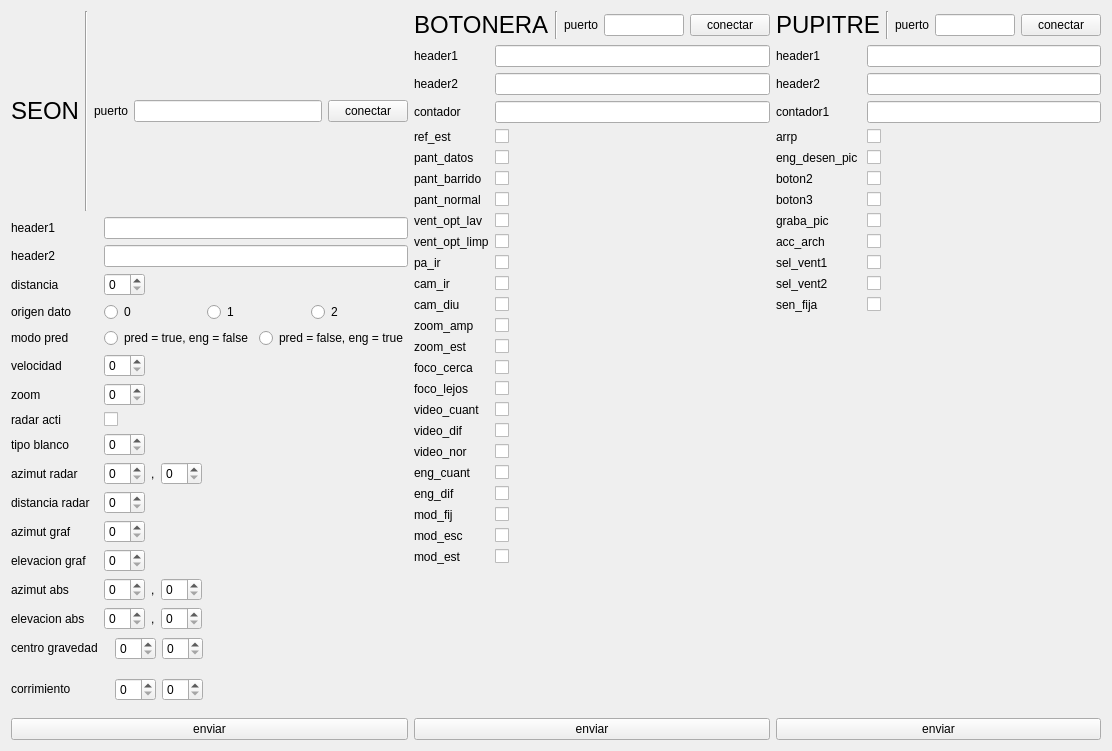
<?xml version="1.0" encoding="UTF-8"?>
<ui version="4.0">
 <class>simuladorcomuClass</class>
 <widget class="QWidget" name="simuladorcomuClass">
  <property name="geometry">
   <rect>
    <x>0</x>
    <y>0</y>
    <width>1112</width>
    <height>751</height>
   </rect>
  </property>
  <property name="windowTitle">
   <string>simuladorcomu</string>
  </property>
  <layout class="QHBoxLayout" name="horizontalLayout_11">
   <item>
    <layout class="QVBoxLayout" name="verticalLayout">
     <property name="spacing">
      <number>6</number>
     </property>
     <item>
      <widget class="QWidget" name="widget_puerto_seon" native="true">
       <layout class="QHBoxLayout" name="horizontalLayout_8">
        <property name="leftMargin">
         <number>0</number>
        </property>
        <property name="topMargin">
         <number>0</number>
        </property>
        <property name="rightMargin">
         <number>0</number>
        </property>
        <property name="bottomMargin">
         <number>0</number>
        </property>
        <item>
         <widget class="QLabel" name="label_7">
          <property name="font">
           <font>
            <pointsize>18</pointsize>
           </font>
          </property>
          <property name="text">
           <string>SEON</string>
          </property>
         </widget>
        </item>
        <item>
         <widget class="Line" name="line">
          <property name="orientation">
           <enum>Qt::Vertical</enum>
          </property>
         </widget>
        </item>
        <item>
         <widget class="QLabel" name="label_3">
          <property name="text">
           <string>puerto</string>
          </property>
         </widget>
        </item>
        <item>
         <widget class="QLineEdit" name="lineedit_puerto_seon">
          <property name="sizePolicy">
           <sizepolicy hsizetype="Expanding" vsizetype="Fixed">
            <horstretch>0</horstretch>
            <verstretch>0</verstretch>
           </sizepolicy>
          </property>
          <property name="font">
           <font>
            <pointsize>9</pointsize>
           </font>
          </property>
         </widget>
        </item>
        <item>
         <widget class="QPushButton" name="btn_conectar_seon">
          <property name="text">
           <string>conectar</string>
          </property>
         </widget>
        </item>
       </layout>
      </widget>
     </item>
     <item>
      <widget class="QWidget" name="form_seon" native="true">
       <layout class="QFormLayout" name="from_seon">
        <property name="leftMargin">
         <number>0</number>
        </property>
        <property name="topMargin">
         <number>0</number>
        </property>
        <property name="rightMargin">
         <number>0</number>
        </property>
        <property name="bottomMargin">
         <number>0</number>
        </property>
        <item row="1" column="0">
         <widget class="QLabel" name="lbl_header1_seon">
          <property name="text">
           <string>header1</string>
          </property>
         </widget>
        </item>
        <item row="1" column="1">
         <widget class="QLineEdit" name="lineedit_header1_seon"/>
        </item>
        <item row="2" column="0">
         <widget class="QLabel" name="lbl_header_seon">
          <property name="text">
           <string>header2</string>
          </property>
         </widget>
        </item>
        <item row="2" column="1">
         <widget class="QLineEdit" name="lineedit_header2_seon"/>
        </item>
        <item row="3" column="0">
         <widget class="QLabel" name="lbl_distancia">
          <property name="text">
           <string>distancia</string>
          </property>
         </widget>
        </item>
        <item row="4" column="0">
         <widget class="QLabel" name="lbl_origen_dato">
          <property name="text">
           <string>origen dato</string>
          </property>
         </widget>
        </item>
        <item row="5" column="0">
         <widget class="QLabel" name="lbl_modo_pred">
          <property name="text">
           <string>modo pred</string>
          </property>
         </widget>
        </item>
        <item row="6" column="0">
         <widget class="QLabel" name="lbl_velocidad">
          <property name="text">
           <string>velocidad</string>
          </property>
         </widget>
        </item>
        <item row="7" column="0">
         <widget class="QLabel" name="lbl_zoom">
          <property name="text">
           <string>zoom</string>
          </property>
         </widget>
        </item>
        <item row="9" column="0">
         <widget class="QLabel" name="lbl_header2_seon">
          <property name="text">
           <string>tipo blanco</string>
          </property>
         </widget>
        </item>
        <item row="10" column="0">
         <widget class="QLabel" name="lbl_azimut_radar">
          <property name="text">
           <string>azimut radar</string>
          </property>
         </widget>
        </item>
        <item row="11" column="0">
         <widget class="QLabel" name="lbl_dist_radar">
          <property name="text">
           <string>distancia radar</string>
          </property>
         </widget>
        </item>
        <item row="12" column="0">
         <widget class="QLabel" name="lbl_azimut_graf">
          <property name="text">
           <string>azimut graf</string>
          </property>
         </widget>
        </item>
        <item row="13" column="0">
         <widget class="QLabel" name="lbl_elevacion_graf">
          <property name="text">
           <string>elevacion graf</string>
          </property>
         </widget>
        </item>
        <item row="14" column="0">
         <widget class="QLabel" name="lbl_azimut_abs">
          <property name="text">
           <string>azimut abs</string>
          </property>
         </widget>
        </item>
        <item row="15" column="0">
         <widget class="QLabel" name="lbl_elevacion_abs">
          <property name="text">
           <string>elevacion abs</string>
          </property>
         </widget>
        </item>
        <item row="16" column="0">
         <widget class="QLabel" name="lbl_centro_grav">
          <property name="text">
           <string>centro gravedad</string>
          </property>
         </widget>
        </item>
        <item row="17" column="0">
         <widget class="QLabel" name="lbl_corrimiento">
          <property name="text">
           <string>corrimiento</string>
          </property>
         </widget>
        </item>
        <item row="15" column="1">
         <widget class="QWidget" name="horizontalWidget_3" native="true">
          <property name="sizePolicy">
           <sizepolicy hsizetype="Maximum" vsizetype="Preferred">
            <horstretch>0</horstretch>
            <verstretch>0</verstretch>
           </sizepolicy>
          </property>
          <property name="layoutDirection">
           <enum>Qt::LeftToRight</enum>
          </property>
          <layout class="QHBoxLayout" name="horizontalLayout_3">
           <property name="leftMargin">
            <number>0</number>
           </property>
           <property name="topMargin">
            <number>0</number>
           </property>
           <property name="rightMargin">
            <number>0</number>
           </property>
           <property name="bottomMargin">
            <number>0</number>
           </property>
           <item>
            <widget class="QSpinBox" name="spin_elevacion_abs_entero">
             <property name="sizePolicy">
              <sizepolicy hsizetype="Maximum" vsizetype="Fixed">
               <horstretch>0</horstretch>
               <verstretch>0</verstretch>
              </sizepolicy>
             </property>
            </widget>
           </item>
           <item>
            <widget class="QLabel" name="label">
             <property name="sizePolicy">
              <sizepolicy hsizetype="Maximum" vsizetype="Preferred">
               <horstretch>0</horstretch>
               <verstretch>0</verstretch>
              </sizepolicy>
             </property>
             <property name="text">
              <string>,</string>
             </property>
            </widget>
           </item>
           <item>
            <widget class="QSpinBox" name="spin_elevacion_abs_decimal">
             <property name="sizePolicy">
              <sizepolicy hsizetype="Maximum" vsizetype="Fixed">
               <horstretch>0</horstretch>
               <verstretch>0</verstretch>
              </sizepolicy>
             </property>
            </widget>
           </item>
          </layout>
         </widget>
        </item>
        <item row="16" column="1">
         <widget class="QWidget" name="horizontalWidget_2" native="true">
          <property name="sizePolicy">
           <sizepolicy hsizetype="Maximum" vsizetype="Preferred">
            <horstretch>0</horstretch>
            <verstretch>0</verstretch>
           </sizepolicy>
          </property>
          <layout class="QHBoxLayout" name="horizontalLayout_2">
           <property name="topMargin">
            <number>1</number>
           </property>
           <property name="rightMargin">
            <number>1</number>
           </property>
           <item>
            <widget class="QSpinBox" name="spin_centro_gravedad_x">
             <property name="sizePolicy">
              <sizepolicy hsizetype="Maximum" vsizetype="Fixed">
               <horstretch>0</horstretch>
               <verstretch>0</verstretch>
              </sizepolicy>
             </property>
            </widget>
           </item>
           <item>
            <widget class="QSpinBox" name="spin_centro_gravedad_y">
             <property name="sizePolicy">
              <sizepolicy hsizetype="Maximum" vsizetype="Fixed">
               <horstretch>0</horstretch>
               <verstretch>0</verstretch>
              </sizepolicy>
             </property>
            </widget>
           </item>
          </layout>
         </widget>
        </item>
        <item row="17" column="1">
         <widget class="QWidget" name="horizontalWidget" native="true">
          <property name="sizePolicy">
           <sizepolicy hsizetype="Maximum" vsizetype="Preferred">
            <horstretch>0</horstretch>
            <verstretch>0</verstretch>
           </sizepolicy>
          </property>
          <layout class="QHBoxLayout" name="horizontalLayout">
           <property name="topMargin">
            <number>1</number>
           </property>
           <property name="rightMargin">
            <number>1</number>
           </property>
           <item>
            <widget class="QSpinBox" name="spin_corrimiento_x">
             <property name="sizePolicy">
              <sizepolicy hsizetype="Maximum" vsizetype="Fixed">
               <horstretch>0</horstretch>
               <verstretch>0</verstretch>
              </sizepolicy>
             </property>
            </widget>
           </item>
           <item>
            <widget class="QSpinBox" name="spin_corrimiento_y">
             <property name="sizePolicy">
              <sizepolicy hsizetype="Maximum" vsizetype="Fixed">
               <horstretch>0</horstretch>
               <verstretch>0</verstretch>
              </sizepolicy>
             </property>
            </widget>
           </item>
          </layout>
         </widget>
        </item>
        <item row="14" column="1">
         <widget class="QWidget" name="horizontalWidget_4" native="true">
          <property name="sizePolicy">
           <sizepolicy hsizetype="Maximum" vsizetype="Preferred">
            <horstretch>0</horstretch>
            <verstretch>0</verstretch>
           </sizepolicy>
          </property>
          <property name="layoutDirection">
           <enum>Qt::LeftToRight</enum>
          </property>
          <layout class="QHBoxLayout" name="horizontalLayout_4">
           <property name="leftMargin">
            <number>0</number>
           </property>
           <property name="topMargin">
            <number>0</number>
           </property>
           <property name="rightMargin">
            <number>0</number>
           </property>
           <property name="bottomMargin">
            <number>0</number>
           </property>
           <item>
            <widget class="QSpinBox" name="spin_azimut_abs_entero">
             <property name="sizePolicy">
              <sizepolicy hsizetype="Maximum" vsizetype="Fixed">
               <horstretch>0</horstretch>
               <verstretch>0</verstretch>
              </sizepolicy>
             </property>
            </widget>
           </item>
           <item>
            <widget class="QLabel" name="label_2">
             <property name="sizePolicy">
              <sizepolicy hsizetype="Maximum" vsizetype="Preferred">
               <horstretch>0</horstretch>
               <verstretch>0</verstretch>
              </sizepolicy>
             </property>
             <property name="text">
              <string>,</string>
             </property>
            </widget>
           </item>
           <item>
            <widget class="QSpinBox" name="spin_azimut_abs_decimal">
             <property name="sizePolicy">
              <sizepolicy hsizetype="Maximum" vsizetype="Fixed">
               <horstretch>0</horstretch>
               <verstretch>0</verstretch>
              </sizepolicy>
             </property>
            </widget>
           </item>
          </layout>
         </widget>
        </item>
        <item row="10" column="1">
         <widget class="QWidget" name="horizontalWidget_6" native="true">
          <property name="sizePolicy">
           <sizepolicy hsizetype="Maximum" vsizetype="Preferred">
            <horstretch>0</horstretch>
            <verstretch>0</verstretch>
           </sizepolicy>
          </property>
          <property name="layoutDirection">
           <enum>Qt::LeftToRight</enum>
          </property>
          <layout class="QHBoxLayout" name="horizontalLayout_6">
           <property name="leftMargin">
            <number>0</number>
           </property>
           <property name="topMargin">
            <number>0</number>
           </property>
           <property name="rightMargin">
            <number>0</number>
           </property>
           <property name="bottomMargin">
            <number>0</number>
           </property>
           <item>
            <widget class="QSpinBox" name="spin_azimut_radar_entero">
             <property name="sizePolicy">
              <sizepolicy hsizetype="Maximum" vsizetype="Fixed">
               <horstretch>0</horstretch>
               <verstretch>0</verstretch>
              </sizepolicy>
             </property>
            </widget>
           </item>
           <item>
            <widget class="QLabel" name="label_4">
             <property name="sizePolicy">
              <sizepolicy hsizetype="Maximum" vsizetype="Preferred">
               <horstretch>0</horstretch>
               <verstretch>0</verstretch>
              </sizepolicy>
             </property>
             <property name="text">
              <string>,</string>
             </property>
            </widget>
           </item>
           <item>
            <widget class="QSpinBox" name="spin_azimut_radar_decimal">
             <property name="sizePolicy">
              <sizepolicy hsizetype="Maximum" vsizetype="Fixed">
               <horstretch>0</horstretch>
               <verstretch>0</verstretch>
              </sizepolicy>
             </property>
            </widget>
           </item>
          </layout>
         </widget>
        </item>
        <item row="11" column="1">
         <widget class="QSpinBox" name="spin_distancia_radar">
          <property name="sizePolicy">
           <sizepolicy hsizetype="Maximum" vsizetype="Fixed">
            <horstretch>0</horstretch>
            <verstretch>0</verstretch>
           </sizepolicy>
          </property>
         </widget>
        </item>
        <item row="12" column="1">
         <widget class="QSpinBox" name="spin_azimut_graf">
          <property name="sizePolicy">
           <sizepolicy hsizetype="Maximum" vsizetype="Fixed">
            <horstretch>0</horstretch>
            <verstretch>0</verstretch>
           </sizepolicy>
          </property>
         </widget>
        </item>
        <item row="13" column="1">
         <widget class="QSpinBox" name="spin_elevacion_graf">
          <property name="sizePolicy">
           <sizepolicy hsizetype="Maximum" vsizetype="Fixed">
            <horstretch>0</horstretch>
            <verstretch>0</verstretch>
           </sizepolicy>
          </property>
         </widget>
        </item>
        <item row="9" column="1">
         <widget class="QSpinBox" name="spin_tipo_blanco">
          <property name="sizePolicy">
           <sizepolicy hsizetype="Maximum" vsizetype="Fixed">
            <horstretch>0</horstretch>
            <verstretch>0</verstretch>
           </sizepolicy>
          </property>
         </widget>
        </item>
        <item row="8" column="0">
         <widget class="QLabel" name="lbl_radar_act">
          <property name="text">
           <string>radar acti</string>
          </property>
         </widget>
        </item>
        <item row="8" column="1">
         <widget class="QCheckBox" name="checkbox_radar_acti">
          <property name="text">
           <string/>
          </property>
         </widget>
        </item>
        <item row="7" column="1">
         <widget class="QSpinBox" name="spin_zoom">
          <property name="sizePolicy">
           <sizepolicy hsizetype="Maximum" vsizetype="Fixed">
            <horstretch>0</horstretch>
            <verstretch>0</verstretch>
           </sizepolicy>
          </property>
         </widget>
        </item>
        <item row="6" column="1">
         <widget class="QSpinBox" name="spin_velocidad">
          <property name="sizePolicy">
           <sizepolicy hsizetype="Maximum" vsizetype="Fixed">
            <horstretch>0</horstretch>
            <verstretch>0</verstretch>
           </sizepolicy>
          </property>
         </widget>
        </item>
        <item row="5" column="1">
         <layout class="QHBoxLayout" name="horizontalLayout_5">
          <item>
           <widget class="QRadioButton" name="radiobut_modo_pred_0">
            <property name="text">
             <string>pred = true, eng = false</string>
            </property>
           </widget>
          </item>
          <item>
           <widget class="QRadioButton" name="radiobut_modo_pred_1">
            <property name="text">
             <string>pred = false, eng = true</string>
            </property>
           </widget>
          </item>
         </layout>
        </item>
        <item row="4" column="1">
         <layout class="QHBoxLayout" name="horizontalLayout_7">
          <item>
           <widget class="QRadioButton" name="radiobut_origen_dato_0">
            <property name="text">
             <string>0</string>
            </property>
           </widget>
          </item>
          <item>
           <widget class="QRadioButton" name="radiobut_origen_dato_1">
            <property name="text">
             <string>1</string>
            </property>
           </widget>
          </item>
          <item>
           <widget class="QRadioButton" name="radiobut_origen_dato_2">
            <property name="text">
             <string>2</string>
            </property>
           </widget>
          </item>
         </layout>
        </item>
        <item row="3" column="1">
         <widget class="QSpinBox" name="spin_distancia">
          <property name="sizePolicy">
           <sizepolicy hsizetype="Maximum" vsizetype="Fixed">
            <horstretch>0</horstretch>
            <verstretch>0</verstretch>
           </sizepolicy>
          </property>
         </widget>
        </item>
       </layout>
      </widget>
     </item>
     <item>
      <widget class="QPushButton" name="btn_enviar_seon">
       <property name="text">
        <string>enviar</string>
       </property>
      </widget>
     </item>
    </layout>
   </item>
   <item>
    <layout class="QVBoxLayout" name="verticalLayout_2">
     <property name="spacing">
      <number>6</number>
     </property>
     <item>
      <widget class="QWidget" name="widget_puerto_botonera" native="true">
       <property name="sizePolicy">
        <sizepolicy hsizetype="Preferred" vsizetype="Maximum">
         <horstretch>0</horstretch>
         <verstretch>0</verstretch>
        </sizepolicy>
       </property>
       <layout class="QHBoxLayout" name="horizontalLayout_10">
        <property name="leftMargin">
         <number>0</number>
        </property>
        <property name="topMargin">
         <number>0</number>
        </property>
        <property name="rightMargin">
         <number>0</number>
        </property>
        <property name="bottomMargin">
         <number>0</number>
        </property>
        <item>
         <widget class="QLabel" name="label_8">
          <property name="font">
           <font>
            <pointsize>18</pointsize>
           </font>
          </property>
          <property name="text">
           <string>BOTONERA</string>
          </property>
         </widget>
        </item>
        <item>
         <widget class="Line" name="line_2">
          <property name="orientation">
           <enum>Qt::Vertical</enum>
          </property>
         </widget>
        </item>
        <item>
         <widget class="QLabel" name="label_6">
          <property name="text">
           <string>puerto</string>
          </property>
         </widget>
        </item>
        <item>
         <widget class="QLineEdit" name="lineedit_puerto_botonera"/>
        </item>
        <item>
         <widget class="QPushButton" name="btn_conectar_botonera">
          <property name="text">
           <string>conectar</string>
          </property>
         </widget>
        </item>
       </layout>
      </widget>
     </item>
     <item>
      <widget class="QWidget" name="from_botonera" native="true">
       <layout class="QFormLayout" name="form_botonera">
        <property name="leftMargin">
         <number>0</number>
        </property>
        <property name="topMargin">
         <number>0</number>
        </property>
        <property name="rightMargin">
         <number>0</number>
        </property>
        <property name="bottomMargin">
         <number>0</number>
        </property>
        <item row="0" column="0">
         <widget class="QLabel" name="lbl_header1">
          <property name="text">
           <string>header1</string>
          </property>
         </widget>
        </item>
        <item row="0" column="1">
         <widget class="QLineEdit" name="lineedit_header1_botonera"/>
        </item>
        <item row="1" column="0">
         <widget class="QLabel" name="lbl_header2">
          <property name="text">
           <string>header2</string>
          </property>
         </widget>
        </item>
        <item row="1" column="1">
         <widget class="QLineEdit" name="lineedit_header2_botonera"/>
        </item>
        <item row="2" column="0">
         <widget class="QLabel" name="lbl_contador">
          <property name="text">
           <string>contador</string>
          </property>
         </widget>
        </item>
        <item row="2" column="1">
         <widget class="QLineEdit" name="lineedit_contador"/>
        </item>
        <item row="3" column="0">
         <widget class="QLabel" name="lbl_ref_est">
          <property name="text">
           <string>ref_est</string>
          </property>
         </widget>
        </item>
        <item row="3" column="1">
         <widget class="QCheckBox" name="checkbox_ref_est"/>
        </item>
        <item row="4" column="0">
         <widget class="QLabel" name="lbl_pant_datos">
          <property name="text">
           <string>pant_datos</string>
          </property>
         </widget>
        </item>
        <item row="4" column="1">
         <widget class="QCheckBox" name="checkbox_pant_datos"/>
        </item>
        <item row="5" column="0">
         <widget class="QLabel" name="lbl_pant_barrido">
          <property name="text">
           <string>pant_barrido</string>
          </property>
         </widget>
        </item>
        <item row="5" column="1">
         <widget class="QCheckBox" name="checkbox_pant_barrido"/>
        </item>
        <item row="6" column="0">
         <widget class="QLabel" name="lbl_pant_normal">
          <property name="text">
           <string>pant_normal</string>
          </property>
         </widget>
        </item>
        <item row="7" column="0">
         <widget class="QLabel" name="lbl_vent_opt_lav">
          <property name="text">
           <string>vent_opt_lav</string>
          </property>
         </widget>
        </item>
        <item row="7" column="1">
         <widget class="QCheckBox" name="checkbox_vent_opt_lav"/>
        </item>
        <item row="8" column="0">
         <widget class="QLabel" name="lbl_vent_opt_llimp">
          <property name="text">
           <string>vent_opt_limp</string>
          </property>
         </widget>
        </item>
        <item row="8" column="1">
         <widget class="QCheckBox" name="checkbox_vent_opt_limp"/>
        </item>
        <item row="9" column="0">
         <widget class="QLabel" name="lbl_pa_ir">
          <property name="text">
           <string>pa_ir</string>
          </property>
         </widget>
        </item>
        <item row="9" column="1">
         <widget class="QCheckBox" name="checkbox_pa_ir"/>
        </item>
        <item row="10" column="0">
         <widget class="QLabel" name="lbl_cam_ir">
          <property name="text">
           <string>cam_ir</string>
          </property>
         </widget>
        </item>
        <item row="10" column="1">
         <widget class="QCheckBox" name="checkbox_cam_ir"/>
        </item>
        <item row="11" column="0">
         <widget class="QLabel" name="lbl_cam_diu">
          <property name="text">
           <string>cam_diu</string>
          </property>
         </widget>
        </item>
        <item row="11" column="1">
         <widget class="QCheckBox" name="checkbox_cam_diu"/>
        </item>
        <item row="12" column="0">
         <widget class="QLabel" name="lbl_zoom_amp">
          <property name="text">
           <string>zoom_amp</string>
          </property>
         </widget>
        </item>
        <item row="12" column="1">
         <widget class="QCheckBox" name="checkbox_zoom_amp"/>
        </item>
        <item row="13" column="0">
         <widget class="QLabel" name="lbl_zoom_est">
          <property name="text">
           <string>zoom_est</string>
          </property>
         </widget>
        </item>
        <item row="13" column="1">
         <widget class="QCheckBox" name="checkbox_zoom_est"/>
        </item>
        <item row="14" column="0">
         <widget class="QLabel" name="lbl_foco_cerca">
          <property name="text">
           <string>foco_cerca</string>
          </property>
         </widget>
        </item>
        <item row="14" column="1">
         <widget class="QCheckBox" name="checkbox_foco_cerca"/>
        </item>
        <item row="15" column="0">
         <widget class="QLabel" name="lbl_foco_lejos">
          <property name="text">
           <string>foco_lejos</string>
          </property>
         </widget>
        </item>
        <item row="15" column="1">
         <widget class="QCheckBox" name="checkbox_foco_lejos"/>
        </item>
        <item row="16" column="0">
         <widget class="QLabel" name="lbl_video_cuant">
          <property name="text">
           <string>video_cuant</string>
          </property>
         </widget>
        </item>
        <item row="17" column="0">
         <widget class="QLabel" name="lbl_video_dif">
          <property name="text">
           <string>video_dif</string>
          </property>
         </widget>
        </item>
        <item row="18" column="0">
         <widget class="QLabel" name="lbl_video_nor">
          <property name="text">
           <string>video_nor</string>
          </property>
         </widget>
        </item>
        <item row="19" column="0">
         <widget class="QLabel" name="lbl_eng_cuant">
          <property name="text">
           <string>eng_cuant</string>
          </property>
         </widget>
        </item>
        <item row="20" column="0">
         <widget class="QLabel" name="lbl_eng_dif">
          <property name="text">
           <string>eng_dif</string>
          </property>
         </widget>
        </item>
        <item row="21" column="0">
         <widget class="QLabel" name="lbl_mod_fij">
          <property name="text">
           <string>mod_fij</string>
          </property>
         </widget>
        </item>
        <item row="22" column="0">
         <widget class="QLabel" name="lbl_mod_esc">
          <property name="text">
           <string>mod_esc</string>
          </property>
         </widget>
        </item>
        <item row="23" column="0">
         <widget class="QLabel" name="lbl_mod_est">
          <property name="text">
           <string>mod_est</string>
          </property>
         </widget>
        </item>
        <item row="16" column="1">
         <widget class="QCheckBox" name="checkbox_video_cuant"/>
        </item>
        <item row="17" column="1">
         <widget class="QCheckBox" name="checkbox_video_dif"/>
        </item>
        <item row="18" column="1">
         <widget class="QCheckBox" name="checkbox_video_nor"/>
        </item>
        <item row="19" column="1">
         <widget class="QCheckBox" name="checkbox_eng_cuant"/>
        </item>
        <item row="20" column="1">
         <widget class="QCheckBox" name="checkbox_eng_dif"/>
        </item>
        <item row="21" column="1">
         <widget class="QCheckBox" name="checkbox_mod_fij"/>
        </item>
        <item row="22" column="1">
         <widget class="QCheckBox" name="checkbox_mod_esc"/>
        </item>
        <item row="23" column="1">
         <widget class="QCheckBox" name="checkbox_mod_est"/>
        </item>
        <item row="6" column="1">
         <widget class="QCheckBox" name="checkbox_pant_normal">
          <property name="text">
           <string/>
          </property>
         </widget>
        </item>
       </layout>
      </widget>
     </item>
     <item>
      <widget class="QPushButton" name="btn_enviar_botonera">
       <property name="text">
        <string>enviar</string>
       </property>
      </widget>
     </item>
    </layout>
   </item>
   <item>
    <layout class="QVBoxLayout" name="verticalLayout_3">
     <item>
      <widget class="QWidget" name="widget_puerto_pupitre" native="true">
       <property name="sizePolicy">
        <sizepolicy hsizetype="Preferred" vsizetype="Maximum">
         <horstretch>0</horstretch>
         <verstretch>0</verstretch>
        </sizepolicy>
       </property>
       <layout class="QHBoxLayout" name="horizontalLayout_9">
        <property name="leftMargin">
         <number>0</number>
        </property>
        <property name="topMargin">
         <number>0</number>
        </property>
        <property name="rightMargin">
         <number>0</number>
        </property>
        <property name="bottomMargin">
         <number>0</number>
        </property>
        <item>
         <widget class="QLabel" name="label_9">
          <property name="font">
           <font>
            <pointsize>18</pointsize>
           </font>
          </property>
          <property name="text">
           <string>PUPITRE</string>
          </property>
         </widget>
        </item>
        <item>
         <widget class="Line" name="line_3">
          <property name="orientation">
           <enum>Qt::Vertical</enum>
          </property>
         </widget>
        </item>
        <item>
         <widget class="QLabel" name="label_5">
          <property name="text">
           <string>puerto</string>
          </property>
         </widget>
        </item>
        <item>
         <widget class="QLineEdit" name="lineedit_puerto_pupitre"/>
        </item>
        <item>
         <widget class="QPushButton" name="btn_conectar_pupitre">
          <property name="text">
           <string>conectar</string>
          </property>
         </widget>
        </item>
       </layout>
      </widget>
     </item>
     <item>
      <widget class="QWidget" name="from_pupitre_2" native="true">
       <layout class="QFormLayout" name="from_pupitre">
        <property name="leftMargin">
         <number>0</number>
        </property>
        <property name="topMargin">
         <number>0</number>
        </property>
        <property name="rightMargin">
         <number>0</number>
        </property>
        <property name="bottomMargin">
         <number>0</number>
        </property>
        <item row="0" column="0">
         <widget class="QLabel" name="lbl_header1_pupitre">
          <property name="text">
           <string>header1</string>
          </property>
         </widget>
        </item>
        <item row="0" column="1">
         <widget class="QLineEdit" name="lineedit_header1_pupitre"/>
        </item>
        <item row="1" column="0">
         <widget class="QLabel" name="lbl_header2_2">
          <property name="text">
           <string>header2</string>
          </property>
         </widget>
        </item>
        <item row="2" column="0">
         <widget class="QLabel" name="lbl_contador1">
          <property name="text">
           <string>contador1</string>
          </property>
         </widget>
        </item>
        <item row="3" column="0">
         <widget class="QLabel" name="lbl_arrp">
          <property name="text">
           <string>arrp</string>
          </property>
         </widget>
        </item>
        <item row="4" column="0">
         <widget class="QLabel" name="lbl_eng_desen_pic">
          <property name="text">
           <string>eng_desen_pic </string>
          </property>
         </widget>
        </item>
        <item row="5" column="0">
         <widget class="QLabel" name="lbl_boton2">
          <property name="text">
           <string>boton2</string>
          </property>
         </widget>
        </item>
        <item row="6" column="0">
         <widget class="QLabel" name="lbl_boton3">
          <property name="text">
           <string>boton3</string>
          </property>
         </widget>
        </item>
        <item row="7" column="0">
         <widget class="QLabel" name="lbl_graba_pic">
          <property name="text">
           <string>graba_pic</string>
          </property>
         </widget>
        </item>
        <item row="8" column="0">
         <widget class="QLabel" name="lbl_acc_arch">
          <property name="text">
           <string>acc_arch</string>
          </property>
         </widget>
        </item>
        <item row="9" column="0">
         <widget class="QLabel" name="lbl_sel_vent1">
          <property name="text">
           <string>sel_vent1</string>
          </property>
         </widget>
        </item>
        <item row="10" column="0">
         <widget class="QLabel" name="lbl_sel_vent2">
          <property name="text">
           <string>sel_vent2</string>
          </property>
         </widget>
        </item>
        <item row="11" column="0">
         <widget class="QLabel" name="lbl_sen_fija">
          <property name="text">
           <string>sen_fija</string>
          </property>
         </widget>
        </item>
        <item row="1" column="1">
         <widget class="QLineEdit" name="lineedit_header2_2"/>
        </item>
        <item row="2" column="1">
         <widget class="QLineEdit" name="lineedit_contador1"/>
        </item>
        <item row="3" column="1">
         <widget class="QCheckBox" name="checkbox_arrp">
          <property name="text">
           <string/>
          </property>
         </widget>
        </item>
        <item row="4" column="1">
         <widget class="QCheckBox" name="checkbox_eng_desen_pic">
          <property name="text">
           <string/>
          </property>
         </widget>
        </item>
        <item row="5" column="1">
         <widget class="QCheckBox" name="checkbox_boton2">
          <property name="text">
           <string/>
          </property>
         </widget>
        </item>
        <item row="6" column="1">
         <widget class="QCheckBox" name="checkbox_boton3">
          <property name="text">
           <string/>
          </property>
         </widget>
        </item>
        <item row="7" column="1">
         <widget class="QCheckBox" name="checkbox_graba_pic">
          <property name="text">
           <string/>
          </property>
         </widget>
        </item>
        <item row="8" column="1">
         <widget class="QCheckBox" name="checkbox_acc_arch">
          <property name="text">
           <string/>
          </property>
         </widget>
        </item>
        <item row="9" column="1">
         <widget class="QCheckBox" name="checkbox_sel_vent1">
          <property name="text">
           <string/>
          </property>
         </widget>
        </item>
        <item row="10" column="1">
         <widget class="QCheckBox" name="checkbox_sel_vent2">
          <property name="text">
           <string/>
          </property>
         </widget>
        </item>
        <item row="11" column="1">
         <widget class="QCheckBox" name="checkbox_sen_fija">
          <property name="text">
           <string/>
          </property>
         </widget>
        </item>
       </layout>
      </widget>
     </item>
     <item>
      <widget class="QPushButton" name="btn_enviar_pupitre">
       <property name="text">
        <string>enviar</string>
       </property>
      </widget>
     </item>
    </layout>
   </item>
  </layout>
 </widget>
 <layoutdefault spacing="6" margin="11"/>
 <resources/>
 <connections/>
</ui>
